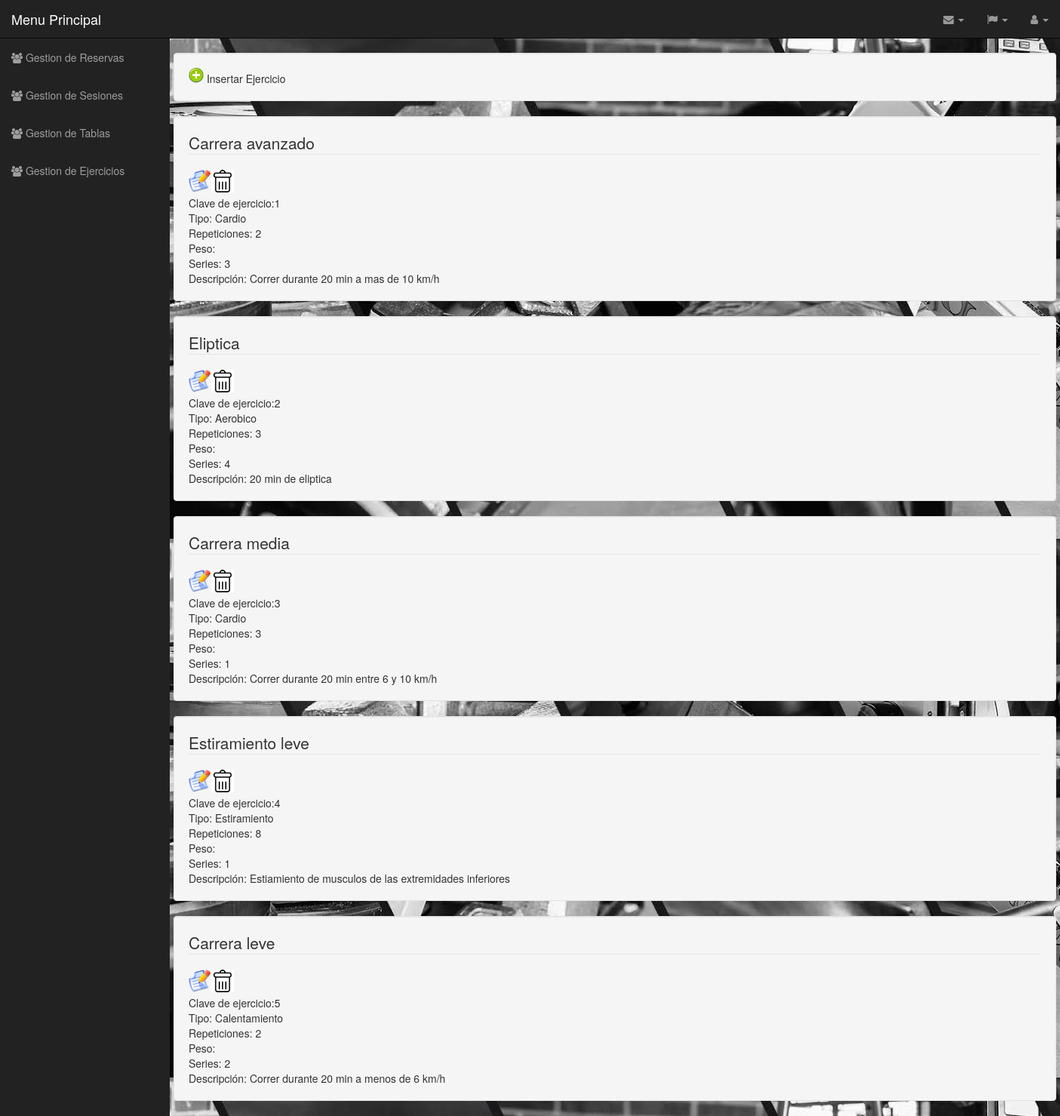
The page /Controlador/EJERCICIO_Controller.php (signed in) on the database its author committed.
### tables this page shows
CREATE TABLE Ejercicio (
  id_Ejercicio int(11) NOT NULL,
  Tipo varchar(45) NOT NULL,
  Nombre varchar(45) NOT NULL,
  Tiempo time DEFAULT NULL,
  Repeticiones int(11) DEFAULT NULL,
  Peso int(11) DEFAULT NULL,
  Series int(11) DEFAULT NULL,
  Descripcion varchar(100) DEFAULT NULL,
  PRIMARY KEY (id_Ejercicio)
);

### Funciones/cargadodedatos.php (called while the page is built, shortened)
<?php
             include('../plantilla/cabecera.php');
        include("../Funciones/comprobaridioma.php");
        $clases=new comprobacion();
        $idiom=$clases->comprobaridioma($idioma);
        $datos=new datos();
        $formulario=$datos->array_consultar();
        $clase=new cabecera();
        $clase->crear($idiom,$formulario);
        include('../plantilla/menulateral.php');
        $menus=new menulateral();
        $menus->crear($idiom);
?>

### Controlador/EJERCICIO_Controller.php (called while the page is built, shortened)
<?php
include '../Modelos/EJERCICIO_Modelo.php';
include '../Vistas/EJERCICIO_Show_Vista.php';
	Switch ($_REQUEST['accion']){
		default:
			if (!isset($_REQUEST['Nombre'])){
				$tabla = new EJERCICIO_Modelo('','','','','','','','','','');
			}
			else{
				$tabla = get_data_form();
			}
				$datos = $tabla->Consultar();
				new EJERCICIO_Show($datos, 'ControladorPrincipal.php?volver');
	}
?>

### Idiomas/idiomas.php (called while the page is built, shortened)
<?php
class idiomas{
	function español(){
return $arrays;
}
}
?>

### Funciones/comprobaridioma.php (called while the page is built)
<?php
class comprobacion{
function comprobaridioma($idioma){
if (isset($_SESSION['idioma'])){
    if($_SESSION['idioma']=="español"){
        $idiom=$idioma->español();
    }elseif($_SESSION['idioma']=="gallego"){
        $idiom=$idioma->gallego();
    }elseif($_SESSION['idioma']=="ingles"){
       $idiom=$idioma->ingles();
    }
}else{
    $idiom=$idioma->español();
}
return $idiom;
}
}

### Modelos/EJERCICIO_Modelo.php (called while the page is built, shortened)
<?php
class EJERCICIO_Modelo
{
	var $nombre;
function __construct($id_Ejercicio,$tipo,$nombre,$tiempo,$repeticiones,$peso,$series,$descripcion){
    $this->nombre = $nombre;
}
function ConectarBD(){
	include "../DataBase/datos_BD.php";
	$this->mysqli = new mysqli($host,$user,$pass,$name);
}
function Consultar()
{
    $sql = "SELECT * from Ejercicio where nombre LIKE '%".$this->nombre."%'";
    if (!($resultado = $this->mysqli->query($sql))){
	    return 'Error en la consulta sobre la base de datos';
	}
    else{
	       return $resultado;
	}
}
}
?>

### DataBase/datos_BD.php (called while the page is built)
<?php
    $host = "localhost";
    $user = "root";
    $pass = "iu";
    $name = "Gimnasio_BD";
 ?>

### Vistas/EJERCICIO_Show_Vista.php (the view, shortened to what this page needs)
<?php
class EJERCICIO_Show{
private $datos;
function __construct($array, $volver){
	$this->datos = $array;
    include("../Idiomas/idiomas.php");
    $idioma=new idiomas();
    include("../Funciones/cargadodedatos.php");
    $this->idiom=$idiom;
	$this->render();
}
function render(){
?><br>
    <div class="container well">
        <div class="row">
            <div class="col-xs-12">
                <form name="formularioalta"  class="form-horizontal" action="../Controlador/EJERCICIO_Controller.php" method="post" >
                    <fieldset>
                        <input type="image" id="alta" name="accion" alt="Submit" value="Insertar" onclick="doSubmit();" src="../Archivos/agregar.png" width="20" height="20"></input>
                        <?=$this->idiom["InsertarEjercicio"]?>
                    </fieldset>
                </form>
            </div>
        </div>
    </div>
    <?php
    foreach ($this->datos as $dato){
        echo "<div class=\"container well\">";
        echo "<div class=\"row\">";
        echo "<div class=\"col-xs-12\">";
        echo "<form class=\"form-horizontal\" method=\"post\" action=\"../Controlador/EJERCICIO_Controller.php\">";
        echo "<fieldset><legend>".$dato["Nombre"]."</legend>";
        echo "<input type=image id=\"modificar\" name=\"accion\"  value=\"Modificar\" alt =\"Submit\" src=\"../Archivos/lapiz.png\" width=\"30\"  height=\"30\" ></input>";
        echo "<input type=image id=\"eliminar\" name=\"accion\" value=\"Borrar\" alt =\"Submit\" src=\"../Archivos/eliminar.png\" width=\"30\"  height=\"30\" >";
        echo"<br>";
        echo $this->idiom['id_Ejercicio'].":".$dato["id_Ejercicio"];
        echo "<br>";
        echo $this->idiom['Tipo'].":"." ".$dato["Tipo"];
        echo "<br>";
        echo $this->idiom['Repeticiones'].":"." ".$dato["Repeticiones"];
        echo "<br>";
        echo $this->idiom['Peso'].":"." ".$dato["Peso"];
        echo "<br>";
        echo $this->idiom['Series'].":"." ".$dato["Series"];
        echo "<br>";
        echo $this->idiom['Descripcion'].":"." ".$dato["Descripcion"];
        echo "<br>";
        echo"</fieldset>";
        echo"</form>";
        echo "</div>";
        echo "</div>";
        echo "</div>";
    }
    ?>
    </div></div></div>
    <?php
    include '../plantilla/pie.php';
}
}

### plantilla/cabecera.php (shortened to what this page needs)
<?php
class cabecera{
    function crear($idioma,$form){
?>
<!DOCTYPE html>
<html lang="en">
<head>
    <link href=".././css/bootstrap.min.css" rel="stylesheet">
    <link href=".././css/sb-admin.css" rel="stylesheet">
    <link href=".././css/plugins/morris.css" rel="stylesheet">
    <link href=".././font-awesome/css/font-awesome.min.css" rel="stylesheet" type="text/css">
    <link rel="stylesheet" href="../css/calendar.css">
    <link href="//maxcdn.bootstrapcdn.com/font-awesome/4.3.0/css/font-awesome.min.css" rel="stylesheet">
    <link rel="stylesheet" href="../datepicker/css/bootstrap-datetimepicker.min.css" />
</head>
<body background="../Archivos/unnamed.jpg">
    <div id="wrapper">
        <nav class="navbar navbar-inverse navbar-fixed-top" role="navigation">
            <div class="navbar-header">
                <a class="navbar-brand" href="../Controlador/ControladorPrincipal.php?principal"><?php echo $idioma['Menu']; ?></a>
            </div>
            <ul class="nav navbar-right top-nav">
            <?php if(isset($_SESSION['usuario'])){?>
                 <li class="dropdown">
                    <a href="#" class="dropdown-toggle" data-toggle="dropdown"><i class="fa fa-envelope"></i> <b class="caret"></b></a>
                </li>
                <?php }  ?>
                <li class="dropdown">
                    <a href="#" class="dropdown-toggle" data-toggle="dropdown"><i class="fa fa-flag"></i> <b class="caret"></b></a>
                </li>
                <li class="dropdown">
                    <a href="#" class="dropdown-toggle" data-toggle="dropdown"><i class="fa fa-user"></i> <?php  ?> <b class="caret"></b></a>
                </li>
            </ul>
           <?php }} ?>

### plantilla/menulateral.php (shortened to what this page needs)
<?php
class menulateral{
	function crear($idioma){
?>
            <div class="collapse navbar-collapse navbar-ex1-collapse">
                <ul class="nav navbar-nav side-nav">
                     <li>
                        <li>
                        <a href="../Controlador/ControladorReservas.php?reservas" data-toggle="collapse" data-target="#down2"><i class="fa fa-users"></i> <?php echo $idioma['GestionReservas'];?> </a>
                      </li>
                    </li>
                    <li>
                     <li>
                        <li>
                        <a href="../Controlador/ControladorSesiones.php?sesiones" data-toggle="collapse" data-target="#down2"><i class="fa fa-users"></i> <?php echo $idioma['GestionSesiones'];?> </a>
                      </li>
                    </li>
                     <li>
                        <li>
                        <a href="../Controlador/TABLA_Controller.php" data-toggle="collapse" data-target="#down2"><i class="fa fa-users"></i> <?php echo $idioma['GestionTablas'];?> </a>
                      </li>
                    </li>
                     <li>
                        <li>
                        <a href="../Controlador/EJERCICIO_Controller.php" data-toggle="collapse" data-target="#down2"><i class="fa fa-users"></i> <?php echo $idioma['GestionEjercicios'];?> </a>
                      </li>
                    </li>
            </div>
              </nav>
<?php
 }
}?>

### plantilla/pie.php (shortened to what this page needs)
</body>
</html>

### css/sb-admin.css (style rules this page uses)
body { margin-top: 100px; background-color: #222; }
@media (min-width:768px) { body { margin-top: 50px; } }
#wrapper { padding-left: 0; }
@media (min-width:768px) { #wrapper { padding-left: 225px; } }
.top-nav { padding: 0 15px; }
.top-nav>li { display: inline-block; float: left; }
.top-nav>li>a { padding-top: 15px; padding-bottom: 15px; line-height: 20px; color: #999; }
@media (min-width:768px) { .side-nav { position: fixed; top: 51px; left: 225px; width: 225px; margin-left: -225px; border: none; border-radius: 0; overflow-y: auto; background-color: #222; bottom: 0; overflow-x: hidden; padding-bottom: 40px; } }
@media (min-width:768px) { .side-nav>li>a { width: 225px; } }

### rows shown on the page
ejercicio: Nombre "Carrera avanzado", idiom "Clave de ejercicio", id_Ejercicio "1", idiom "Tipo", Tipo "Cardio", idiom "Repeticiones", Repeticiones "2", idiom "Peso", idiom "Series", Series "3", idiom "Descripción", Descripcion "Correr durante 20 min a mas de 10 km/h"
ejercicio: Nombre "Eliptica", idiom "Clave de ejercicio", id_Ejercicio "2", idiom "Tipo", Tipo "Aerobico", idiom "Repeticiones", Repeticiones "3", idiom "Peso", idiom "Series", Series "4", idiom "Descripción", Descripcion "20 min de eliptica"
ejercicio: Nombre "Carrera media", idiom "Clave de ejercicio", id_Ejercicio "3", idiom "Tipo", Tipo "Cardio", idiom "Repeticiones", Repeticiones "3", idiom "Peso", idiom "Series", Series "1", idiom "Descripción", Descripcion "Correr durante 20 min entre 6 y 10 km/h"
ejercicio: Nombre "Estiramiento leve", idiom "Clave de ejercicio", id_Ejercicio "4", idiom "Tipo", Tipo "Estiramiento", idiom "Repeticiones", Repeticiones "8", idiom "Peso", idiom "Series", Series "1", idiom "Descripción", Descripcion "Estiamiento de musculos de las extremidades inferiores"
ejercicio: Nombre "Carrera leve", idiom "Clave de ejercicio", id_Ejercicio "5", idiom "Tipo", Tipo "Calentamiento", idiom "Repeticiones", Repeticiones "2", idiom "Peso", idiom "Series", Series "2", idiom "Descripción", Descripcion "Correr durante 20 min a menos de 6 km/h"

### other values the page prints
$idioma['Menu'] "Menu Principal"
$idioma['GestionReservas'] "Gestion de Reservas"
$idioma['GestionSesiones'] "Gestion de Sesiones"
$idioma['GestionTablas'] "Gestion de Tablas"
$idioma['GestionEjercicios'] "Gestion de Ejercicios"
$this->idiom["InsertarEjercicio"] "Insertar Ejercicio"
